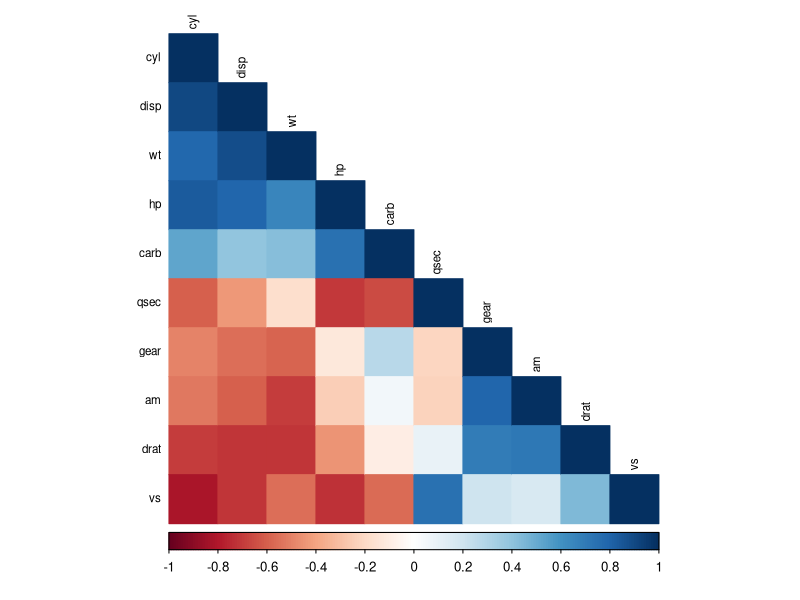

Source code (R): (Note: this script raises an error after producing the figure.)
library(ggplot2)
library(car)
library(corrplot)
library(caret)

#loading data
d=mtcars

#looking variables
str(d)

#to see the distribution of the variables
summary(d)

#mpg :-Miles/(US) gallon is dependent or target variables here
#correcting collinearity
#Dropping dependent variable for calculating Multicollinearity
d_a = subset(d, select = -c(mpg))


#calculating correlation:
c=cor(d_a)
print(c)
corrplot(c, order = "FPC", method = "color", type = "lower", tl.cex = 0.7, tl.col = rgb(0, 0, 0))



# Checking Variables that are highly correlated
#library(caret)
highlyCorrelated = findCorrelation(c, cutoff=0.7)

#Identifying Variable Names of Highly Correlated Variables
highlyCorCol = colnames(c)[highlyCorrelated]

#Print highly correlated attributes
highlyCorCol





#Build Linear Regression Model
linear= lm(mpg ~ .+0, data=d)

#Check Model Performance
summary(linear)



# weighted linear regression
linear= lm(mpg ~ .+0, data=d,weights=1/SD^2)


mean(0.000090700,0.98887327)


#Extracting Coefficients
summary(linear)$coeff
anova(linear)




# Calculating Model Performance Metrics
#Extracting R-squared value
summary(linear)$r.squared

#Extracting adjusted R-squared value
summary(linear)$r.squared

AIC(linear)


